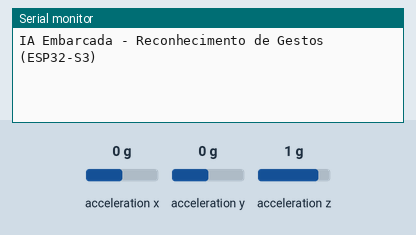
Recording of a sketch running on a simulated ESP32-S3. Parts: the last lines printed to the serial monitor. Wiring (inferred from the names in the program): MPU-6050 motion sensor at I2C address 0x68. The inputs (shaded band) are chosen by the test bench; at power-on: acceleration x 0 g, acceleration y 0 g, acceleration z 1 g. Random numbers use the default seed unless the sketch sets one.

Above: at 1.2 s.
1.3 s: acceleration x set to -1.4 g
At 3.0 s:
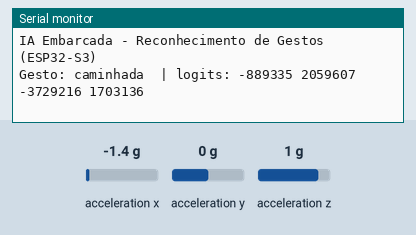
4.0 s: acceleration y set to -1.4 g
At 5.4 s:
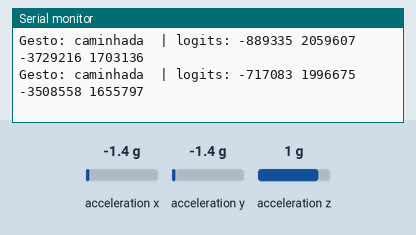
5.5 s: acceleration x set to -0.8 g
At 8.2 s:
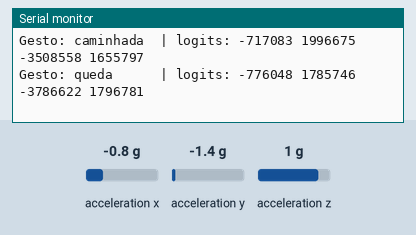
8.5 s: acceleration z set to -1.4 g
At 10.8 s:
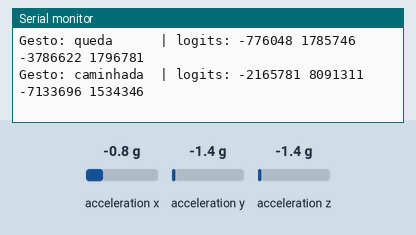

The sketch:

gesture_recognition.ino
```cpp
/*
 * Reconhecimento de Gestos com IA Embarcada - ESP32-S3
 * Pipeline: sensor MPU6050 -> janela 128 amostras @ 50 Hz ->
 *           extracao de features -> normalizacao int8 -> MLP int8 -> gesto
 * Funciona no hardware real ou no simulador Wokwi.
 */
#include <Wire.h>
#include "gesture_model.h"

#define SDA_PIN 8
#define SCL_PIN 9
#define MPU_ADDR 0x68
#define WIN 128
#define FS_HZ 50

static const char *LABELS[N_CLASSES] = {"repouso", "caminhada", "sacudida", "queda"};

float buf[WIN][3];
int idx = 0;

void mpu_init() {
  Wire.begin(SDA_PIN, SCL_PIN);
  Wire.beginTransmission(MPU_ADDR);
  Wire.write(0x6B); Wire.write(0);   // desperta o MPU6050
  Wire.endTransmission();
}

void mpu_read(float *ax, float *ay, float *az) {   // em g
  Wire.beginTransmission(MPU_ADDR);
  Wire.write(0x3B); Wire.endTransmission();
  Wire.requestFrom(MPU_ADDR, 6);
  int16_t x = (Wire.read() << 8) | Wire.read();
  int16_t y = (Wire.read() << 8) | Wire.read();
  int16_t z = (Wire.read() << 8) | Wire.read();
  *ax = x / 16384.0f; *ay = y / 16384.0f; *az = z / 16384.0f;
}

// Caso nao haja sensor: simula uma caminhada para demonstracao no Wokwi
void sim_read(float *ax, float *ay, float *az, unsigned long t) {
  float s = sinf(2.0f * PI * 1.5f * t / 1000.0f);
  *ax = 0.3f * s + 0.02f * random(-100, 100) / 100.0f;
  *ay = 0.1f * s;
  *az = 1.0f + 0.1f * cosf(2.0f * PI * 1.5f * t / 1000.0f);
}

// Extrai as 15 features da janela e quantiza para int8
void extract_features(const float w[WIN][3], int8_t *out) {
  float f[N_FEATURES] = {0};
  for (int a = 0; a < 3; a++) {
    float m = 0, mn = 1e9, mx = -1e9, e = 0;
    for (int i = 0; i < WIN; i++) {
      float v = w[i][a]; m += v; e += v * v;
      if (v < mn) mn = v; if (v > mx) mx = v;
    }
    m /= WIN; e = sqrtf(e / WIN);
    float sd = 0;
    for (int i = 0; i < WIN; i++) { float d = w[i][a] - m; sd += d * d; }
    sd = sqrtf(sd / WIN);
    f[a] = m; f[3 + a] = sd; f[6 + a] = mx; f[9 + a] = mn; f[12 + a] = e;
  }
  // normalizacao fixa + quantizacao simetrica int8
  for (int i = 0; i < N_FEATURES; i++) {
    int32_t v = ((int32_t)f[i] - MU_INT8[i]) * INV_STD_INT8[i];
    v = v < -127 ? -127 : (v > 127 ? 127 : v);
    out[i] = (int8_t)v;
  }
}

void setup() {
  Serial.begin(115200);
  mpu_init();
  Serial.println("IA Embarcada - Reconhecimento de Gestos (ESP32-S3)");
}

void loop() {
  unsigned long t0 = millis();
  float ax, ay, az;
  mpu_read(&ax, &ay, &az);          // troque por sim_read(&ax,&ay,&az,t0) no Wokwi sem MPU
  buf[idx][0] = ax; buf[idx][1] = ay; buf[idx][2] = az;
  idx++;
  if (idx >= WIN) {                 // janela completa: inferencia
    idx = 0;
    int8_t x8[N_FEATURES];
    extract_features(buf, x8);
    int32_t logits[N_CLASSES];
    gesture_inference(x8, logits);
    int pred = gesture_argmax(logits);
    Serial.printf("Gesto: %-10s | logits: %ld %ld %ld %ld\n",
                  LABELS[pred], logits[0], logits[1], logits[2], logits[3]);
  }
  // amostragem fixa em 50 Hz
  long dt = millis() - t0;
  if (dt < 1000 / FS_HZ) delay(1000 / FS_HZ - dt);
}
```

Source omitted: gesture_model.h (data table, 2724 bytes)

Measured:
- after the input at 1.3 s, the serial monitor: prints a new line after 1.2 s (image 1)
- after the input at 4.0 s, the serial monitor: prints a new line after 1.1 s (image 2)
- after the input at 5.5 s, the serial monitor: prints a new line after 2.2 s (image 3)
- after the input at 8.5 s, the serial monitor: prints a new line after 1.8 s (image 4)
